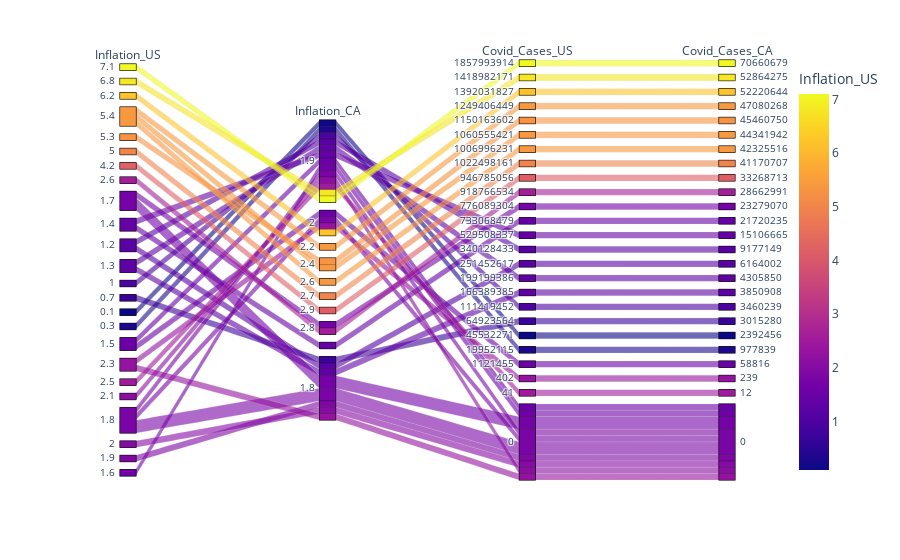

Write notebook code for a chart like this one.
### Code cell
px.parallel_categories(
    combined_df,
    dimensions=["Inflation_US","Inflation_CA","Covid_Cases_US","Covid_Cases_CA"],
    color="Inflation_US",
)

### Figure 1 — Plotly figure (JSON) as saved in the notebook; plotly's stock layout.template omitted (floating-point values rounded to 4 significant figures)
{"data": [{"dimensions": [{"label": "Inflation_US", "values": [7.1, 6.8, 6.2, 5.4, 5.3, 5.4, 5.4, 5, 4.2, 2.6, 1.7, 1.4, 1.4, 1.2, 1.2, 1.3, 1.3, 1, 0.7, 0.1, 0.3, 1.5, 2.3, 2.5, 2.3, 2.1, 1.8, 1.7, 1.8, 1.8, 1.7, 1.8, 2, 1.9, 1.5, 1.6]}, {"label": "Inflation_CA", "values": [1.9, 1.9, 2, 2.2, 2.4, 2.4, 2.6, 2.7, 2.9, 2.8, 2.8, null, 1.9, 1.9, 1.8, 1.9, 1.8, 1.9, 1.8, 1.9, 1.9, 2, 2, 1.9, 1.8, 1.9, 2, 1.8, 1.9, 1.8, 1.8, 1.8, 1.8, 1.8, 1.9, 1.9]}, {"label": "Covid_Cases_US", "values": [1857993914, 1418982171, 1392031827, 1249406449, 1150163602, 1060555421, 1006996231, 1022498161, 946785056, 918766534, 776089304, 733068479, 529508337, 340128433, 251452617, 199199386, 166389385, 111419452, 64923564, 45532271, 19952115, 1121455, 402, 41, 0, 0, 0, 0, 0, 0, 0, 0, 0, 0, 0, 0]}, {"label": "Covid_Cases_CA", "values": [70660679, 52864275, 52220644, 47080268, 45460750, 44341942, 42325516, 41170707, 33268713, 28662991, 23279070, 21720235, 15106665, 9177149, 6164002, 4305850, 3850908, 3460239, 3015280, 2392456, 977839, 58816, 239, 12, 0, 0, 0, 0, 0, 0, 0, 0, 0, 0, 0, 0]}], "domain": {"x": [0, 1], "y": [0, 1]}, "line": {"color": [7.1, 6.8, 6.2, 5.4, 5.3, 5.4, 5.4, 5, 4.2, 2.6, 1.7, 1.4, 1.4, 1.2, 1.2, 1.3, 1.3, 1, 0.7, 0.1, 0.3, 1.5, 2.3, 2.5, 2.3, 2.1, 1.8, 1.7, 1.8, 1.8, 1.7, 1.8, 2, 1.9, 1.5, 1.6], "coloraxis": "coloraxis"}, "name": "", "type": "parcats"}], "layout": {"autosize": true, "coloraxis": {"colorbar": {"title": {"text": "Inflation_US"}}, "colorscale": [[0, "#0d0887"], [0.1111, "#46039f"], [0.2222, "#7201a8"], [0.3333, "#9c179e"], [0.4444, "#bd3786"], [0.5556, "#d8576b"], [0.6667, "#ed7953"], [0.7778, "#fb9f3a"], [0.8889, "#fdca26"], [1, "#f0f921"]]}, "legend": {"tracegroupgap": 0}, "margin": {"t": 60}}}
